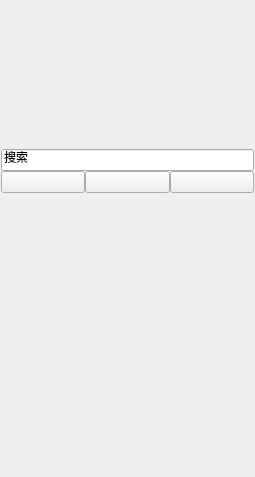
<?xml version="1.0" encoding="UTF-8"?>
<ui version="4.0">
 <class>SlideWindow</class>
 <widget class="QMainWindow" name="SlideWindow">
  <property name="geometry">
   <rect>
    <x>0</x>
    <y>0</y>
    <width>255</width>
    <height>477</height>
   </rect>
  </property>
  <property name="windowTitle">
   <string>MainWindow</string>
  </property>
  <property name="styleSheet">
   <string notr="true">/*定义全局滚动条样式*/
	
 QScrollBar:vertical {
     width: 10px;
	 border: 0px;
 }
 
  QScrollBar:vertical:hover {
	 background: rgb(221,225,228);
 }


 QScrollBar::handle:vertical {
    background: rgb(198,201,203);
    border-radius:5px;
 }


 QScrollBar::add-line:vertical {
     border: 0px;
     height: 0px;
 }

 QScrollBar::sub-line:vertical {
     border:0px;
     height: 0px;
 }

 QScrollBar::up-arrow:vertical, QScrollBar::down-arrow:vertical {
     border: 0px;
	 
 }

 QScrollBar::add-page:vertical{
	border-top-left-radius:5px;
	border-top-right-radius:5px;
 }

QScrollBar::sub-page:vertical {
	border-bottom-left-radius:5px;
	border-bottom-right-radius:5px;
 }

 QScrollBar::add-page:vertical:hover, QScrollBar::sub-page:vertical:hover {
	background: rgb(221,225,228);
 }

/********************************/
 
 QScrollBar:horizontal {
     border: 0px;
     height: 10px;
 }


 QScrollBar::handle:horizontal {
     background: rgba(69,124,216,150);
      
 }

 
 QScrollBar::add-line:horizontal {
     border: 0px;
     width: 0px;
 }

 QScrollBar::sub-line:horizontal {
     border:0px;
     width: 0px;
 }
 QScrollBar::up-arrow:horizontal, QScrollBar::down-arrow:horizontal {
     border: 0px;
 }

 QScrollBar::add-page:horizontal, QScrollBar::sub-page:horizontal {
     background: rgba(0,0,0,0);
 }


 
/*滚动条样式定义结束*/


</string>
  </property>
  <widget class="QWidget" name="centralwidget">
   <property name="focusPolicy">
    <enum>Qt::NoFocus</enum>
   </property>
   <property name="styleSheet">
    <string notr="true">*{
	font: 9pt &quot;微软雅黑&quot;;
}


#centralwidget{
	border:1px solid rgb(168, 168, 168);
	background-color: rgb(85, 170, 0);

}

#main_top{
	background-color: rgb(22, 154, 218);
}

#search{
	padding:6px;
	border:none;
	background-color: rgba(0,0,0,60);
	color:#fff;	
	background-image: url(:/sys/search.png);
	background-repeat:no;
	background-position:right center;
	background-origin: content;
}

#search:focus{
	background-color: #fff;
	color: #000;
	border-bottom:1px solid #ccc;
}


#main_center,
#center_stack&gt;QWidget{
	background-color: rgb(241, 249, 254);
}

#center_nav{
	min-height:38px;
	
	border-bottom:1px solid rgb(211, 225, 226);
}

#center_nav QPushButton{
	border:none;
	background-repeat:none;
	background-image: url(:/sys/p_gray.png);
	background-position:center;
	height:38px;

}

#center_nav QPushButton:hover{
	
	background-image: url(:/sys/p_blue.png);
}


#main_bottom{
	
	border-top:1px solid rgb(169, 217, 241);
	background-color: rgb(203, 233, 247);
}
</string>
   </property>
   <layout class="QVBoxLayout" name="verticalLayout" stretch="0,1,0">
    <property name="spacing">
     <number>0</number>
    </property>
    <property name="leftMargin">
     <number>1</number>
    </property>
    <property name="topMargin">
     <number>1</number>
    </property>
    <property name="rightMargin">
     <number>1</number>
    </property>
    <property name="bottomMargin">
     <number>1</number>
    </property>
    <item>
     <widget class="QWidget" name="main_top" native="true">
      <property name="minimumSize">
       <size>
        <width>0</width>
        <height>170</height>
       </size>
      </property>
      <property name="maximumSize">
       <size>
        <width>16777215</width>
        <height>170</height>
       </size>
      </property>
      <layout class="QVBoxLayout" name="verticalLayout_6">
       <property name="spacing">
        <number>0</number>
       </property>
       <property name="leftMargin">
        <number>0</number>
       </property>
       <property name="topMargin">
        <number>0</number>
       </property>
       <property name="rightMargin">
        <number>0</number>
       </property>
       <property name="bottomMargin">
        <number>0</number>
       </property>
       <item>
        <spacer name="verticalSpacer">
         <property name="orientation">
          <enum>Qt::Vertical</enum>
         </property>
         <property name="sizeHint" stdset="0">
          <size>
           <width>20</width>
           <height>136</height>
          </size>
         </property>
        </spacer>
       </item>
       <item>
        <widget class="QLineEdit" name="search">
         <property name="text">
          <string>搜索</string>
         </property>
        </widget>
       </item>
      </layout>
     </widget>
    </item>
    <item>
     <widget class="QWidget" name="main_center" native="true">
      <layout class="QVBoxLayout" name="verticalLayout_2">
       <property name="spacing">
        <number>0</number>
       </property>
       <property name="leftMargin">
        <number>0</number>
       </property>
       <property name="topMargin">
        <number>0</number>
       </property>
       <property name="rightMargin">
        <number>0</number>
       </property>
       <property name="bottomMargin">
        <number>0</number>
       </property>
       <item>
        <widget class="QWidget" name="center_nav" native="true">
         <layout class="QHBoxLayout" name="horizontalLayout">
          <property name="spacing">
           <number>0</number>
          </property>
          <property name="leftMargin">
           <number>0</number>
          </property>
          <property name="topMargin">
           <number>0</number>
          </property>
          <property name="rightMargin">
           <number>0</number>
          </property>
          <property name="bottomMargin">
           <number>0</number>
          </property>
          <item>
           <widget class="QPushButton" name="pushButton">
            <property name="text">
             <string/>
            </property>
           </widget>
          </item>
          <item>
           <widget class="QPushButton" name="pushButton_2">
            <property name="text">
             <string/>
            </property>
           </widget>
          </item>
          <item>
           <widget class="QPushButton" name="pushButton_3">
            <property name="text">
             <string/>
            </property>
           </widget>
          </item>
         </layout>
        </widget>
       </item>
       <item>
        <widget class="QStackedWidget" name="center_stack">
         <property name="currentIndex">
          <number>0</number>
         </property>
         <widget class="QWidget" name="page">
          <layout class="QVBoxLayout" name="verticalLayout_3">
           <property name="spacing">
            <number>0</number>
           </property>
           <property name="leftMargin">
            <number>0</number>
           </property>
           <property name="topMargin">
            <number>0</number>
           </property>
           <property name="rightMargin">
            <number>0</number>
           </property>
           <property name="bottomMargin">
            <number>0</number>
           </property>
          </layout>
         </widget>
         <widget class="QWidget" name="page_3">
          <layout class="QVBoxLayout" name="verticalLayout_4">
           <item>
            <widget class="QPushButton" name="pushButton_5">
             <property name="text">
              <string>PushButton</string>
             </property>
            </widget>
           </item>
          </layout>
         </widget>
         <widget class="QWidget" name="page_2">
          <layout class="QVBoxLayout" name="verticalLayout_5">
           <item>
            <widget class="QPushButton" name="pushButton_6">
             <property name="text">
              <string>PushButton</string>
             </property>
            </widget>
           </item>
          </layout>
         </widget>
        </widget>
       </item>
      </layout>
     </widget>
    </item>
    <item>
     <widget class="QWidget" name="main_bottom" native="true">
      <property name="minimumSize">
       <size>
        <width>0</width>
        <height>60</height>
       </size>
      </property>
      <property name="maximumSize">
       <size>
        <width>16777215</width>
        <height>60</height>
       </size>
      </property>
     </widget>
    </item>
   </layout>
  </widget>
 </widget>
 <resources/>
 <connections/>
</ui>
